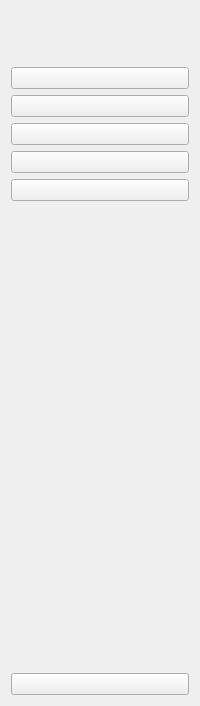
     <widget class="QWidget" name="icon_only_widget" native="true">
      <layout class="QVBoxLayout" name="verticalLayout">
       <item>
        <layout class="QHBoxLayout" name="horizontalLayout_3">
         <item>
          <widget class="QLabel" name="tentlogo1">
           <property name="minimumSize">
            <size>
             <width>50</width>
             <height>50</height>
            </size>
           </property>
           <property name="maximumSize">
            <size>
             <width>50</width>
             <height>50</height>
            </size>
           </property>
           <property name="text">
            <string/>
           </property>
           <property name="pixmap">
            <pixmap resource="icons/resource.qrc">:/icons/webcam-2-256.png</pixmap>
           </property>
           <property name="scaledContents">
            <bool>true</bool>
           </property>
          </widget>
         </item>
        </layout>
       </item>
       <item>
        <widget class="QPushButton" name="HomeIcon_button">
         <property name="text">
          <string/>
         </property>
         <property name="icon">
          <iconset resource="icons/resource.qrc">
           <normaloff>:/icons/home-4-256.png</normaloff>
           <normalon>:/icons/home-4-256-W.png</normalon>:/icons/home-4-256.png</iconset>
         </property>
         <property name="iconSize">
          <size>
           <width>20</width>
           <height>20</height>
          </size>
         </property>
         <property name="checkable">
          <bool>true</bool>
         </property>
         <property name="autoExclusive">
          <bool>true</bool>
         </property>
        </widget>
       </item>
       <item>
        <widget class="QPushButton" name="ImportIcon_button">
         <property name="text">
          <string/>
         </property>
         <property name="icon">
          <iconset resource="icons/resource.qrc">
           <normaloff>:/icons/low-importance-256.png</normaloff>
           <normalon>:/icons/low-importance-256-W.png</normalon>:/icons/low-importance-256.png</iconset>
         </property>
         <property name="iconSize">
          <size>
           <width>20</width>
           <height>20</height>
          </size>
         </property>
         <property name="checkable">
          <bool>true</bool>
         </property>
         <property name="autoExclusive">
          <bool>true</bool>
         </property>
        </widget>
       </item>
       <item>
        <widget class="QPushButton" name="CreateIcon_button">
         <property name="text">
          <string/>
         </property>
         <property name="icon">
          <iconset resource="icons/resource.qrc">
           <normaloff>:/icons/screenshot-256.png</normaloff>
           <normalon>:/icons/screenshot-256-W.png</normalon>:/icons/screenshot-256.png</iconset>
         </property>
         <property name="iconSize">
          <size>
           <width>20</width>
           <height>20</height>
          </size>
         </property>
         <property name="checkable">
          <bool>true</bool>
         </property>
         <property name="autoExclusive">
          <bool>true</bool>
         </property>
        </widget>
       </item>
       <item>
        <widget class="QPushButton" name="AnalyticsIcon_button">
         <property name="text">
          <string/>
         </property>
         <property name="icon">
          <iconset resource="icons/resource.qrc">
           <normaloff>:/icons/analytics-256.png</normaloff>
           <normalon>:/icons/analytics-256-W.png</normalon>:/icons/analytics-256.png</iconset>
         </property>
         <property name="iconSize">
          <size>
           <width>20</width>
           <height>20</height>
          </size>
         </property>
         <property name="checkable">
          <bool>true</bool>
         </property>
         <property name="autoExclusive">
          <bool>true</bool>
         </property>
        </widget>
       </item>
       <item>
        <widget class="QPushButton" name="TutorialIcon_button">
         <property name="text">
          <string/>
         </property>
         <property name="icon">
          <iconset resource="icons/resource.qrc">
           <normaloff>:/icons/info-256.png</normaloff>
           <normalon>:/icons/info-256 (1).png</normalon>:/icons/info-256.png</iconset>
         </property>
         <property name="iconSize">
          <size>
           <width>20</width>
           <height>20</height>
          </size>
         </property>
         <property name="checkable">
          <bool>true</bool>
         </property>
         <property name="autoExclusive">
          <bool>true</bool>
         </property>
        </widget>
       </item>
       <item>
        <spacer name="verticalSpacer_2">
         <property name="orientation">
          <enum>Qt::Orientation::Vertical</enum>
         </property>
         <property name="sizeHint" stdset="0">
          <size>
           <width>20</width>
           <height>466</height>
          </size>
         </property>
        </spacer>
       </item>
       <item>
        <widget class="QPushButton" name="ExitIcon_button">
         <property name="text">
          <string/>
         </property>
         <property name="icon">
          <iconset resource="icons/resource.qrc">
           <normaloff>:/icons/close-window-256.png</normaloff>
           <normalon>:/icons/close-window-256-W.png</normalon>:/icons/close-window-256.png</iconset>
         </property>
         <property name="iconSize">
          <size>
           <width>20</width>
           <height>20</height>
          </size>
         </property>
        </widget>
       </item>
      </layout>
     </widget>
